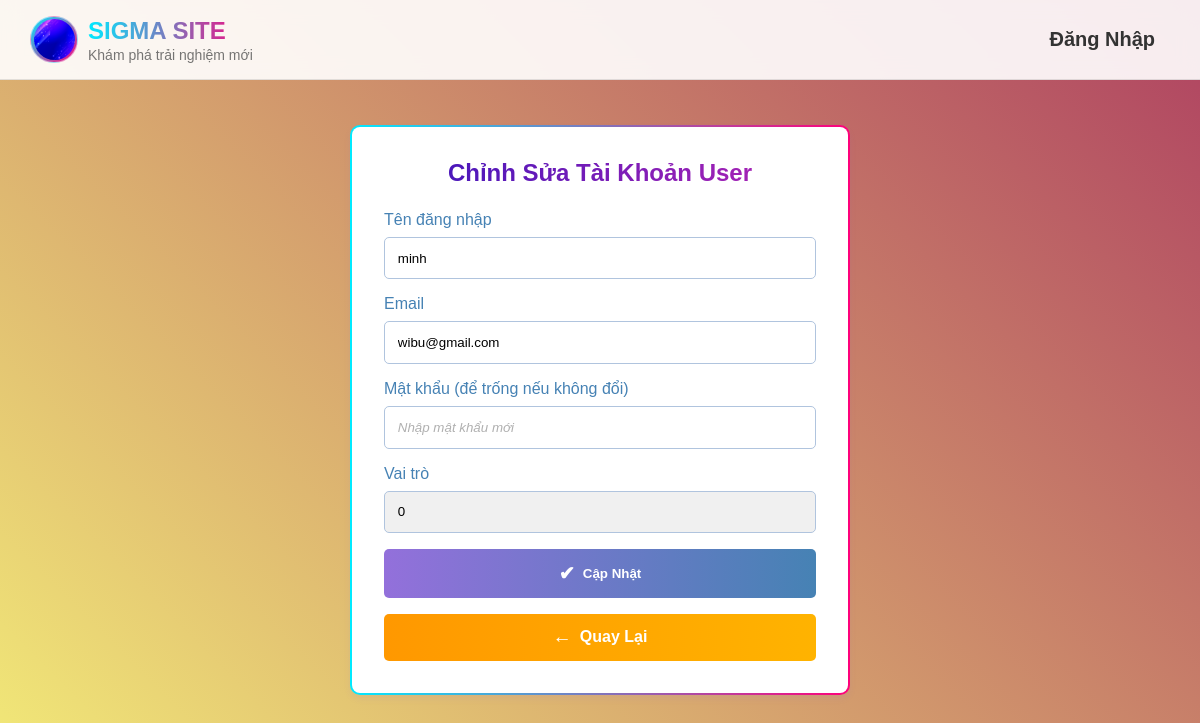
/edit_user.php?id=14 (signed in), run on the app's committed database.
### tables this page shows
CREATE TABLE `users` (
  `id` int(11) NOT NULL,
  `username` varchar(50) NOT NULL,
  `email` varchar(255) NOT NULL,
  `password` varchar(255) NOT NULL,
  `reset_password` varchar(255) DEFAULT NULL,
  `avatar` varchar(255) DEFAULT NULL,
  `created_at` timestamp NOT NULL DEFAULT current_timestamp(),
  `role` int(1) NOT NULL
);

### edit_user.php (the view, shortened to what this page needs)
<?php
include '../minh/config.php';
$user = null;
if (isset($_GET['id'])) {
    $user_id = (int)$_GET['id'];
    try {
        $stmt = $conn_user->prepare('SELECT * FROM users WHERE id = ?');
        $stmt->execute([$user_id]);
        $user = $stmt->fetch();
    } catch (PDOException $e) {
        $error = "Lỗi truy vấn: " . $e->getMessage();
    }
}
?>
<?php include 'header.php'; ?>
<div class="form-wrapper">
    <div class="form-container">
        <h2>Chỉnh Sửa Tài Khoản User</h2>
        <?php if ($user): ?>
            <form method="POST">
                <div class="form-group">
                    <label for="username">Tên đăng nhập</label>
                    <input type="text" id="username" name="username" value="<?php echo htmlspecialchars($user['username']); ?>" required>
                </div>
                <div class="form-group">
                    <label for="email">Email</label>
                    <input type="email" id="email" name="email" value="<?php echo htmlspecialchars($user['email']); ?>" required>
                </div>
                <div class="form-group">
                    <label for="password">Mật khẩu (để trống nếu không đổi)</label>
                    <input type="password" id="password" name="password" placeholder="Nhập mật khẩu mới">
                </div>
                <div class="form-group">
                    <label for="role">Vai trò</label>
                    <input type="text" id="role" name="role" value="<?php echo htmlspecialchars($user['role'] ?? 'user'); ?>" readonly>
                </div>
                <button type="submit" class="btn-edit-user">
                    <span class="btn-icon">✔</span> Cập Nhật
                </button>
                <a href="manage_users.php" class="btn-back">
                    <span class="btn-icon">←</span> Quay Lại
                </a>
            </form>
        <?php endif; ?>
    </div>
</div>

### styles.css (style rules this page uses)
* { margin: 0; padding: 0; box-sizing: border-box; font-family: 'Poppins', sans-serif; }

### edit_user.php (style rules this page uses)
.form-wrapper { flex: 1; display: flex; justify-content: center; align-items: center; padding-bottom: 60px; }
.form-container { background-color: #fff; padding: 2rem; border-radius: 10px; box-shadow: 0 4px 6px rgba(147, 112, 219, 0.1); border: 2px solid transparent; background: linear-gradient(#fff, #fff) padding-box, linear-gradient(90deg, #00eaff, #ff007a) border-box; width: 100%; max-width: 500px; animation: fadeInDown 0.6s ease-in-out; }
h2 { background: linear-gradient(90deg, #3915bb, #b424b4); -webkit-background-clip: text; background-clip: text; color: transparent; text-align: center; margin-bottom: 1.5rem; }
.form-group { margin-bottom: 1rem; }
label { display: block; color: #4682b4; margin-bottom: 0.5rem; }
input { width: 100%; padding: 0.8rem; border: 1px solid #b0c4de; border-radius: 5px; box-sizing: border-box; }
input[readonly] { background-color: #f0f0f0; cursor: not-allowed; }
input::placeholder { color: #b0b0b0; font-style: italic; }
.btn-edit-user { width: 100%; padding: 0.8rem; border: none; border-radius: 5px; cursor: pointer; transition: all 0.3s ease; background: linear-gradient(90deg, #9370db, #4682b4); color: white; font-weight: bold; margin-top: 1rem; display: flex; align-items: center; justify-content: center; gap: 8px; }
.btn-edit-user .btn-icon { font-size: 1.2rem; font-weight: bold; }
.btn-back { width: 100%; padding: 0.8rem; border: none; border-radius: 5px; cursor: pointer; transition: all 0.3s ease; background: linear-gradient(90deg, #ff9800, #ffb300); color: white; font-weight: bold; margin-top: 1rem; display: flex; align-items: center; justify-content: center; gap: 8px; text-decoration: none; }
.btn-back .btn-icon { font-size: 1.2rem; font-weight: bold; }

### data on the page
users: username "minh", email "wibu@gmail.com", role "0"
